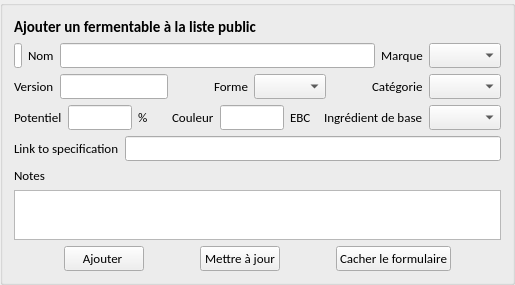
      <widget class="QGroupBox" name="groupBoxNew">
       <property name="maximumSize">
        <size>
         <width>16777215</width>
         <height>300</height>
        </size>
       </property>
       <property name="font">
        <font>
         <family>Carlito</family>
         <pointsize>10</pointsize>
        </font>
       </property>
       <property name="styleSheet">
        <string notr="true"/>
       </property>
       <property name="title">
        <string/>
       </property>
       <layout class="QVBoxLayout" name="verticalLayout_3">
        <item>
         <widget class="QLabel" name="labelNew">
          <property name="font">
           <font>
            <family>Segoe UI</family>
            <pointsize>11</pointsize>
            <italic>false</italic>
            <bold>true</bold>
           </font>
          </property>
          <property name="styleSheet">
           <string notr="true">font: 600 11pt &quot;Segoe UI&quot;;</string>
          </property>
          <property name="text">
           <string>Ajouter un fermentable à la liste public</string>
          </property>
         </widget>
        </item>
        <item>
         <layout class="QHBoxLayout" name="horizontalLayout_2">
          <item>
           <widget class="QLineEdit" name="idEdit">
            <property name="maximumSize">
             <size>
              <width>8</width>
              <height>16777215</height>
             </size>
            </property>
            <property name="font">
             <font>
              <family>Carlito</family>
              <pointsize>10</pointsize>
             </font>
            </property>
           </widget>
          </item>
          <item>
           <widget class="QLabel" name="label_name">
            <property name="font">
             <font>
              <family>Carlito</family>
              <pointsize>10</pointsize>
             </font>
            </property>
            <property name="text">
             <string>Nom</string>
            </property>
           </widget>
          </item>
          <item>
           <widget class="QLineEdit" name="nameEdit">
            <property name="font">
             <font>
              <family>Carlito</family>
              <pointsize>10</pointsize>
             </font>
            </property>
           </widget>
          </item>
          <item>
           <widget class="QLabel" name="label_brand">
            <property name="font">
             <font>
              <family>Carlito</family>
              <pointsize>10</pointsize>
             </font>
            </property>
            <property name="text">
             <string>Marque</string>
            </property>
           </widget>
          </item>
          <item>
           <widget class="QComboBox" name="brandCombo">
            <property name="font">
             <font>
              <family>Carlito</family>
              <pointsize>10</pointsize>
             </font>
            </property>
           </widget>
          </item>
         </layout>
        </item>
        <item>
         <layout class="QHBoxLayout" name="horizontalLayout_3">
          <item>
           <widget class="QLabel" name="label_version">
            <property name="font">
             <font>
              <family>Carlito</family>
              <pointsize>10</pointsize>
             </font>
            </property>
            <property name="text">
             <string>Version</string>
            </property>
           </widget>
          </item>
          <item>
           <widget class="QLineEdit" name="versionEdit">
            <property name="minimumSize">
             <size>
              <width>64</width>
              <height>0</height>
             </size>
            </property>
            <property name="font">
             <font>
              <family>Carlito</family>
              <pointsize>10</pointsize>
             </font>
            </property>
           </widget>
          </item>
          <item>
           <spacer name="horizontalSpacer_27">
            <property name="font">
             <font>
              <family>Carlito</family>
              <pointsize>10</pointsize>
             </font>
            </property>
            <property name="orientation">
             <enum>Qt::Horizontal</enum>
            </property>
            <property name="sizeType">
             <enum>QSizePolicy::Minimum</enum>
            </property>
            <property name="sizeHint" stdset="0">
             <size>
              <width>40</width>
              <height>20</height>
             </size>
            </property>
           </spacer>
          </item>
          <item>
           <widget class="QLabel" name="label_form">
            <property name="font">
             <font>
              <family>Carlito</family>
              <pointsize>10</pointsize>
             </font>
            </property>
            <property name="text">
             <string>Forme</string>
            </property>
           </widget>
          </item>
          <item>
           <widget class="QComboBox" name="formCombo">
            <property name="font">
             <font>
              <family>Carlito</family>
              <pointsize>10</pointsize>
             </font>
            </property>
           </widget>
          </item>
          <item>
           <spacer name="horizontalSpacer_28">
            <property name="font">
             <font>
              <family>Carlito</family>
              <pointsize>10</pointsize>
             </font>
            </property>
            <property name="orientation">
             <enum>Qt::Horizontal</enum>
            </property>
            <property name="sizeType">
             <enum>QSizePolicy::Minimum</enum>
            </property>
            <property name="sizeHint" stdset="0">
             <size>
              <width>40</width>
              <height>20</height>
             </size>
            </property>
           </spacer>
          </item>
          <item>
           <widget class="QLabel" name="label_category">
            <property name="font">
             <font>
              <family>Carlito</family>
              <pointsize>10</pointsize>
             </font>
            </property>
            <property name="text">
             <string>Catégorie</string>
            </property>
           </widget>
          </item>
          <item>
           <widget class="QComboBox" name="categoryCombo">
            <property name="font">
             <font>
              <family>Carlito</family>
              <pointsize>10</pointsize>
             </font>
            </property>
           </widget>
          </item>
         </layout>
        </item>
        <item>
         <layout class="QHBoxLayout" name="horizontalLayout_6">
          <item>
           <widget class="QLabel" name="label_potential">
            <property name="font">
             <font>
              <family>Carlito</family>
              <pointsize>10</pointsize>
             </font>
            </property>
            <property name="text">
             <string>Potentiel</string>
            </property>
           </widget>
          </item>
          <item>
           <widget class="QLineEdit" name="potentialEdit">
            <property name="maximumSize">
             <size>
              <width>64</width>
              <height>16777215</height>
             </size>
            </property>
            <property name="font">
             <font>
              <family>Carlito</family>
              <pointsize>10</pointsize>
             </font>
            </property>
            <property name="toolTip">
             <string>Entre 0 et 100</string>
            </property>
           </widget>
          </item>
          <item>
           <widget class="QLabel" name="label_potential_unit">
            <property name="font">
             <font>
              <family>Carlito</family>
              <pointsize>10</pointsize>
             </font>
            </property>
            <property name="text">
             <string>%</string>
            </property>
           </widget>
          </item>
          <item>
           <widget class="QLabel" name="label_color">
            <property name="font">
             <font>
              <family>Carlito</family>
              <pointsize>10</pointsize>
             </font>
            </property>
            <property name="text">
             <string>Couleur</string>
            </property>
           </widget>
          </item>
          <item>
           <widget class="QLineEdit" name="colorEdit">
            <property name="maximumSize">
             <size>
              <width>64</width>
              <height>16777215</height>
             </size>
            </property>
            <property name="font">
             <font>
              <family>Carlito</family>
              <pointsize>10</pointsize>
             </font>
            </property>
            <property name="toolTip">
             <string>Entre 0 et 1500</string>
            </property>
           </widget>
          </item>
          <item>
           <widget class="QLabel" name="label_color_unit">
            <property name="font">
             <font>
              <family>Carlito</family>
              <pointsize>10</pointsize>
             </font>
            </property>
            <property name="text">
             <string>EBC</string>
            </property>
           </widget>
          </item>
          <item>
           <widget class="QLabel" name="label_raw_ingredient">
            <property name="font">
             <font>
              <family>Carlito</family>
              <pointsize>10</pointsize>
             </font>
            </property>
            <property name="text">
             <string>Ingrédient de base</string>
            </property>
           </widget>
          </item>
          <item>
           <widget class="QComboBox" name="rawIngredientCombo">
            <property name="font">
             <font>
              <family>Carlito</family>
              <pointsize>10</pointsize>
             </font>
            </property>
           </widget>
          </item>
         </layout>
        </item>
        <item>
         <layout class="QHBoxLayout" name="horizontalLayout_4">
          <item>
           <widget class="QLabel" name="label_link">
            <property name="font">
             <font>
              <family>Carlito</family>
              <pointsize>10</pointsize>
             </font>
            </property>
            <property name="text">
             <string>Link to specification</string>
            </property>
           </widget>
          </item>
          <item>
           <widget class="QLineEdit" name="linkEdit">
            <property name="font">
             <font>
              <family>Carlito</family>
              <pointsize>10</pointsize>
             </font>
            </property>
           </widget>
          </item>
         </layout>
        </item>
        <item>
         <layout class="QVBoxLayout" name="verticalLayout">
          <item>
           <widget class="QLabel" name="label_notes">
            <property name="font">
             <font>
              <family>Carlito</family>
              <pointsize>10</pointsize>
             </font>
            </property>
            <property name="text">
             <string>Notes</string>
            </property>
           </widget>
          </item>
          <item>
           <widget class="QTextEdit" name="notesEdit">
            <property name="maximumSize">
             <size>
              <width>16777215</width>
              <height>50</height>
             </size>
            </property>
            <property name="font">
             <font>
              <family>Carlito</family>
              <pointsize>10</pointsize>
             </font>
            </property>
           </widget>
          </item>
         </layout>
        </item>
        <item>
         <layout class="QHBoxLayout" name="horizontalLayout_5">
          <item>
           <spacer name="horizontalSpacer_14">
            <property name="font">
             <font>
              <family>Carlito</family>
              <pointsize>10</pointsize>
             </font>
            </property>
            <property name="orientation">
             <enum>Qt::Horizontal</enum>
            </property>
            <property name="sizeHint" stdset="0">
             <size>
              <width>40</width>
              <height>20</height>
             </size>
            </property>
           </spacer>
          </item>
          <item>
           <widget class="QPushButton" name="addButton">
            <property name="font">
             <font>
              <family>Carlito</family>
              <pointsize>10</pointsize>
             </font>
            </property>
            <property name="text">
             <string>Ajouter </string>
            </property>
           </widget>
          </item>
          <item>
           <spacer name="horizontalSpacer_15">
            <property name="font">
             <font>
              <family>Carlito</family>
              <pointsize>10</pointsize>
             </font>
            </property>
            <property name="orientation">
             <enum>Qt::Horizontal</enum>
            </property>
            <property name="sizeHint" stdset="0">
             <size>
              <width>40</width>
              <height>20</height>
             </size>
            </property>
           </spacer>
          </item>
          <item>
           <widget class="QPushButton" name="updateButton">
            <property name="font">
             <font>
              <family>Carlito</family>
              <pointsize>10</pointsize>
             </font>
            </property>
            <property name="text">
             <string>Mettre à jour</string>
            </property>
           </widget>
          </item>
          <item>
           <spacer name="horizontalSpacer_18">
            <property name="font">
             <font>
              <family>Carlito</family>
              <pointsize>10</pointsize>
             </font>
            </property>
            <property name="orientation">
             <enum>Qt::Horizontal</enum>
            </property>
            <property name="sizeHint" stdset="0">
             <size>
              <width>40</width>
              <height>20</height>
             </size>
            </property>
           </spacer>
          </item>
          <item>
           <widget class="QPushButton" name="hideNewButton">
            <property name="font">
             <font>
              <family>Carlito</family>
              <pointsize>10</pointsize>
             </font>
            </property>
            <property name="text">
             <string>Cacher le formulaire</string>
            </property>
           </widget>
          </item>
          <item>
           <spacer name="horizontalSpacer_16">
            <property name="font">
             <font>
              <family>Carlito</family>
              <pointsize>10</pointsize>
             </font>
            </property>
            <property name="orientation">
             <enum>Qt::Horizontal</enum>
            </property>
            <property name="sizeHint" stdset="0">
             <size>
              <width>40</width>
              <height>20</height>
             </size>
            </property>
           </spacer>
          </item>
         </layout>
        </item>
       </layout>
      </widget>
